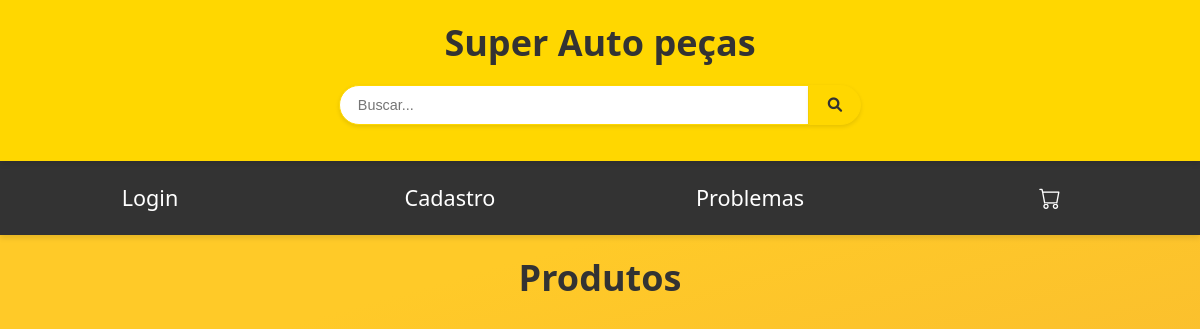
Before: / with the older database file.
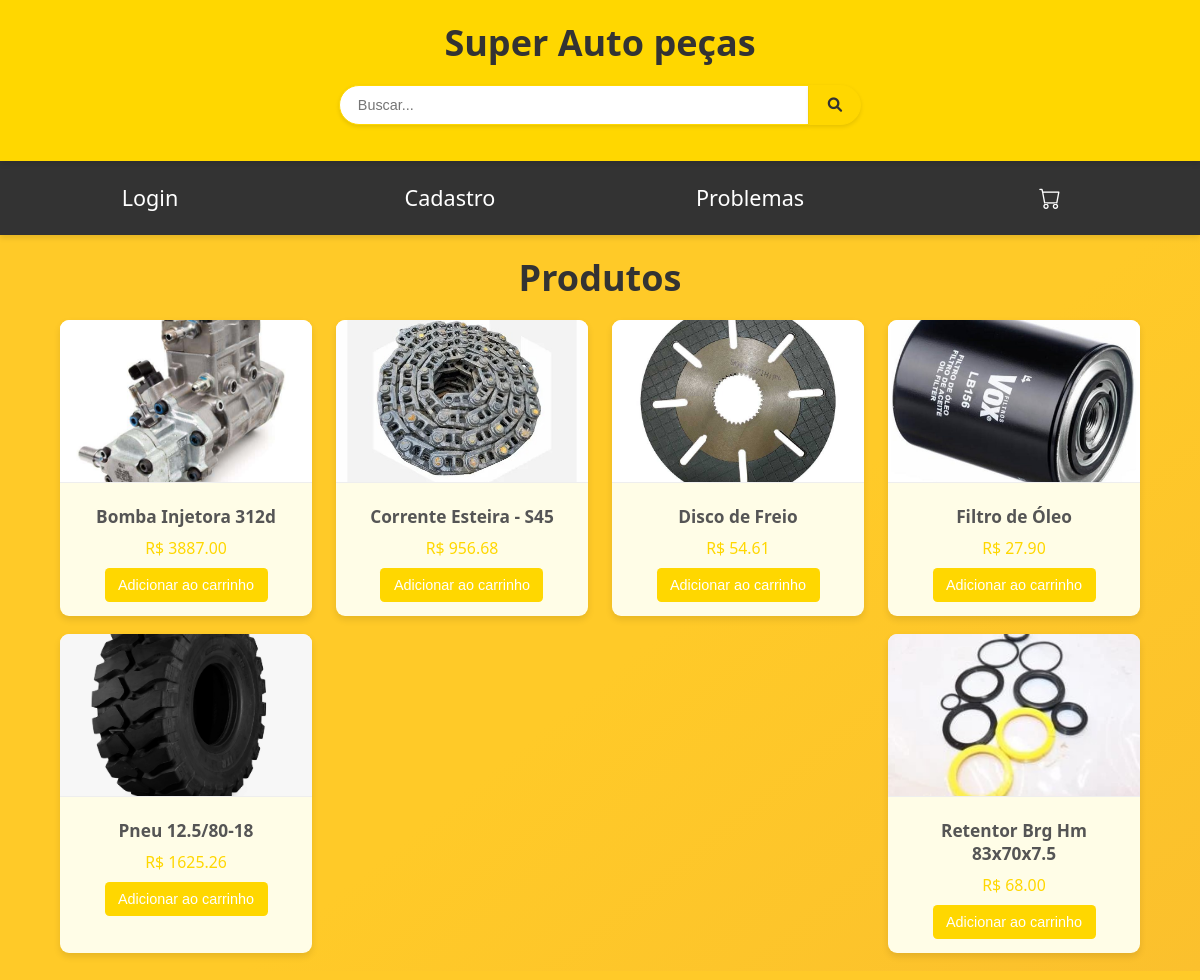
After: the same page with the newer database file.
### tables this page shows
CREATE TABLE IF NOT EXISTS produto (
    id INT(11) NOT NULL AUTO_INCREMENT,
    nome VARCHAR(100) NOT NULL,
    descricao TEXT NOT NULL,
    preco DECIMAL(10 , 2 ) NOT NULL,
    img TEXT NOT NULL,
    quantidade INT(11) NOT NULL,
    fornecedor INT(11) NOT NULL,
    PRIMARY KEY (id),
    FOREIGN KEY (fornecedor)
        REFERENCES fornecedor (id)
);

### public/index.php (called while the page is built, shortened)
<?php
if (empty($_GET['url'])) {
    $url = 'index.php';
} else {
    $url = $_GET['url'];
}
require('./views/' . $url);

### public/views/index.php (the view, shortened to what this page needs)
<?php
require '../config.php';
$produtos = mysqli_query($conexao, "SELECT * FROM produto");
$produto = mysqli_fetch_all($produtos);
?>
<!DOCTYPE html>
<html lang="pt-br">
<head>
    <link rel="stylesheet" href="https://cdnjs.cloudflare.com/ajax/libs/font-awesome/6.0.0-beta3/css/all.min.css">
    <link rel="stylesheet" href="https://cdn.jsdelivr.net/npm/bootstrap-icons@1.3.0/font/bootstrap-icons.css">
    <link rel="stylesheet" href="public/assets/css/inicio.css">
</head>
<body>
    <header>
        <a href="index.php">
            <h1>Super Auto peças</h1>
        </a>
        <div class="search-bar">
            <input type="text" placeholder="Buscar...">
            <button><i class="fas fa-search"></i></button>
        </div>
    </header>
    <nav class="navbar">
        <ul>
            <?php
            if (!isset($_SESSION['login'])) {
            ?>
                <li><a href="login.php">Login</a></li>
                <li><a href="cadastro.php">Cadastro</a></li>
            <?php } ?>
            <li><a href="problemas.php">Problemas</a></li>
            <li><a href="./carrinho.php"><i class="bi bi-cart" class="navbar-icon"></i></a></li>
        </ul>
    </nav>
    <main>
        <h1>Produtos</h1>
        <div class="product-list">
            <?php
            for ($i = 0; $i < mysqli_num_rows($produtos); $i++) { ?>
                <div class="card">
                    <img src="public/assets/img/<?= $produto[$i][4] ?>" alt="<?= $produto[$i][1] ?>">
                    <div class="card-content">
                        <h2><?= $produto[$i][1] ?></h2>
                        <div class="price">
                            R$ <?= $produto[$i][3] ?>
                        </div>
                        <button onclick="window.location.href='./addCarrinho.php&idProd=<?= $produto[$i][0]?>'">Adicionar ao carrinho</button>
                    </div>
                </div>
            <?php } ?>
        </div>
    </main>
</body>
</html>

### public/assets/css/inicio.css (style rules this page uses)
body { margin: 0; padding: 0; font-family: 'Segoe UI', Tahoma, Geneva, Verdana, sans-serif; background: linear-gradient(to bottom right, #ffca28 60%, #fbc02d); color: #333; zoom: 0.9; }
header { background-color: #ffd700; color: #333; padding: 20px; text-align: center; position: relative; box-shadow: 0 4px 6px rgba(0, 0, 0, 0.1); }
header h1 { text-decoration: none; color: #333; margin: 0; font-size: 2.5em; }
header a { text-decoration: none; }
.search-bar { margin: 20px auto; max-width: 600px; display: flex; justify-content: center; }
.search-bar input[type="text"] { padding: 12px 20px; border: 2px solid #ffd700; border-radius: 30px 0 0 30px; width: 80%; max-width: 500px; font-size: 1em; transition: all 0.3s ease; box-shadow: 0 2px 5px rgba(0, 0, 0, 0.1); outline: none; }
.search-bar button { background-color: #ffd700; color: #333; border: 2px solid #ffd700; border-radius: 0 30px 30px 0; padding: 12px 20px; cursor: pointer; font-size: 1em; transition: all 0.3s ease; box-shadow: 0 2px 5px rgba(0, 0, 0, 0.1); font-weight: bolder; }
.navbar { background-color: #333; padding: 10px 0; box-shadow: 0 4px 6px rgba(0, 0, 0, 0.1); }
.navbar ul { list-style-type: none; padding: 0; margin: 0; display: flex; justify-content: center; align-items: center; }
.navbar li { flex: 1; }
.navbar a { color: #fff; text-decoration: none; padding: 15px; display: block; text-align: center; transition: background-color 0.3s; font-size: 1.5rem; }
.navbar ul li a .bi { font-size: 1.5rem; }
main { margin: 20px auto; max-width: 1200px; padding: 0 20px; }
h1 { text-align: center; margin: 20px 0; font-size: 2.5em; color: #333; }
.product-list { display: flex; flex-wrap: wrap; justify-content: space-between; gap: 20px; }
.card { background-color: #fffde7; color: #333; border-radius: 10px; box-shadow: 0 4px 8px rgba(0, 0, 0, 0.1); width: calc(25% - 20px); overflow: hidden; transition: transform 0.2s, box-shadow 0.2s; display: flex; flex-direction: column; align-items: center; text-align: center; }
.card img { width: 100%; height: 180px; object-fit: cover; border-bottom: 1px solid #eee; }
.card-content { padding: 15px; }
.card-content h2 { font-size: 1.2em; margin: 10px 0; color: #555; }
.price { font-size: 1.1em; color: #ffd700; margin: 10px 0; display: flex; justify-content: center; align-items: center; }
button { background-color: #ffd700; color: #fff; border: none; padding: 10px 15px; text-align: center; text-decoration: none; display: inline-block; font-size: 1em; cursor: pointer; border-radius: 5px; transition: background-color 0.3s, transform 0.2s; align-self: center; }

Changed rows visible on the page:
added produto: img (picture), nome "Bomba Injetora 312d", preco "3887.00"
added produto: img (picture), nome "Corrente Esteira - S45", preco "956.68"
added produto: img (picture), nome "Disco de Freio", preco "54.61"
added produto: img (picture), nome "Filtro de Óleo", preco "27.90"
added produto: img (picture), nome "Pneu 12.5/80-18", preco "1625.26"
added produto: img (picture), nome "Retentor Brg Hm 83x70x7.5", preco "68.00"
